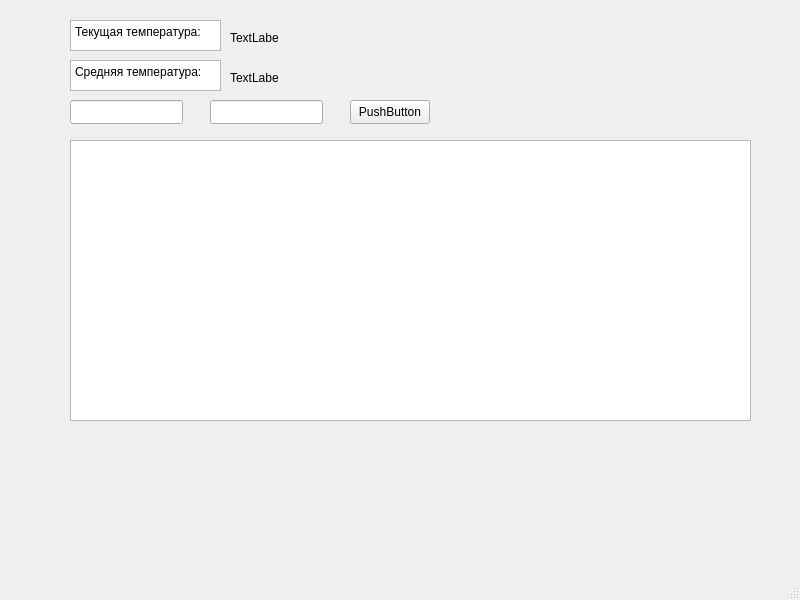
<?xml version="1.0" encoding="UTF-8"?>
<ui version="4.0">
 <class>MainWindow</class>
 <widget class="QMainWindow" name="MainWindow">
  <property name="geometry">
   <rect>
    <x>0</x>
    <y>0</y>
    <width>800</width>
    <height>600</height>
   </rect>
  </property>
  <property name="windowTitle">
   <string>MainWindow</string>
  </property>
  <widget class="QWidget" name="centralwidget">
   <widget class="QLabel" name="currentTemperatureLabel">
    <property name="geometry">
     <rect>
      <x>230</x>
      <y>30</y>
      <width>49</width>
      <height>16</height>
     </rect>
    </property>
    <property name="text">
     <string>TextLabel</string>
    </property>
   </widget>
   <widget class="QLabel" name="averageTemperatureLabel">
    <property name="geometry">
     <rect>
      <x>230</x>
      <y>70</y>
      <width>49</width>
      <height>16</height>
     </rect>
    </property>
    <property name="text">
     <string>TextLabel</string>
    </property>
   </widget>
   <widget class="QLineEdit" name="startDatetimeEdit">
    <property name="geometry">
     <rect>
      <x>70</x>
      <y>100</y>
      <width>113</width>
      <height>24</height>
     </rect>
    </property>
   </widget>
   <widget class="QLineEdit" name="endDatetimeEdit">
    <property name="geometry">
     <rect>
      <x>210</x>
      <y>100</y>
      <width>113</width>
      <height>24</height>
     </rect>
    </property>
   </widget>
   <widget class="QGraphicsView" name="graphicsView">
    <property name="geometry">
     <rect>
      <x>70</x>
      <y>140</y>
      <width>681</width>
      <height>281</height>
     </rect>
    </property>
   </widget>
   <widget class="QPushButton" name="refreshButton">
    <property name="geometry">
     <rect>
      <x>350</x>
      <y>100</y>
      <width>80</width>
      <height>24</height>
     </rect>
    </property>
    <property name="text">
     <string>PushButton</string>
    </property>
   </widget>
   <widget class="QTextBrowser" name="textBrowser">
    <property name="geometry">
     <rect>
      <x>70</x>
      <y>20</y>
      <width>151</width>
      <height>31</height>
     </rect>
    </property>
    <property name="html">
     <string>&lt;!DOCTYPE HTML PUBLIC &quot;-//W3C//DTD HTML 4.0//EN&quot; &quot;http://www.w3.org/TR/REC-html40/strict.dtd&quot;&gt;
&lt;html&gt;&lt;head&gt;&lt;meta name=&quot;qrichtext&quot; content=&quot;1&quot; /&gt;&lt;meta charset=&quot;utf-8&quot; /&gt;&lt;style type=&quot;text/css&quot;&gt;
p, li { white-space: pre-wrap; }
hr { height: 1px; border-width: 0; }
li.unchecked::marker { content: &quot;\2610&quot;; }
li.checked::marker { content: &quot;\2612&quot;; }
&lt;/style&gt;&lt;/head&gt;&lt;body style=&quot; font-family:'Segoe UI'; font-size:9pt; font-weight:400; font-style:normal;&quot;&gt;
&lt;p style=&quot; margin-top:0px; margin-bottom:0px; margin-left:0px; margin-right:0px; -qt-block-indent:0; text-indent:0px;&quot;&gt;Текущая температура:&lt;/p&gt;&lt;/body&gt;&lt;/html&gt;</string>
    </property>
   </widget>
   <widget class="QTextBrowser" name="textBrowser_2">
    <property name="geometry">
     <rect>
      <x>70</x>
      <y>60</y>
      <width>151</width>
      <height>31</height>
     </rect>
    </property>
    <property name="html">
     <string>&lt;!DOCTYPE HTML PUBLIC &quot;-//W3C//DTD HTML 4.0//EN&quot; &quot;http://www.w3.org/TR/REC-html40/strict.dtd&quot;&gt;
&lt;html&gt;&lt;head&gt;&lt;meta name=&quot;qrichtext&quot; content=&quot;1&quot; /&gt;&lt;meta charset=&quot;utf-8&quot; /&gt;&lt;style type=&quot;text/css&quot;&gt;
p, li { white-space: pre-wrap; }
hr { height: 1px; border-width: 0; }
li.unchecked::marker { content: &quot;\2610&quot;; }
li.checked::marker { content: &quot;\2612&quot;; }
&lt;/style&gt;&lt;/head&gt;&lt;body style=&quot; font-family:'Segoe UI'; font-size:9pt; font-weight:400; font-style:normal;&quot;&gt;
&lt;p style=&quot; margin-top:0px; margin-bottom:0px; margin-left:0px; margin-right:0px; -qt-block-indent:0; text-indent:0px;&quot;&gt;Средняя температура:&lt;/p&gt;&lt;/body&gt;&lt;/html&gt;</string>
    </property>
   </widget>
  </widget>
  <widget class="QMenuBar" name="menubar">
   <property name="geometry">
    <rect>
     <x>0</x>
     <y>0</y>
     <width>800</width>
     <height>21</height>
    </rect>
   </property>
  </widget>
  <widget class="QStatusBar" name="statusbar"/>
 </widget>
 <resources/>
 <connections/>
</ui>
